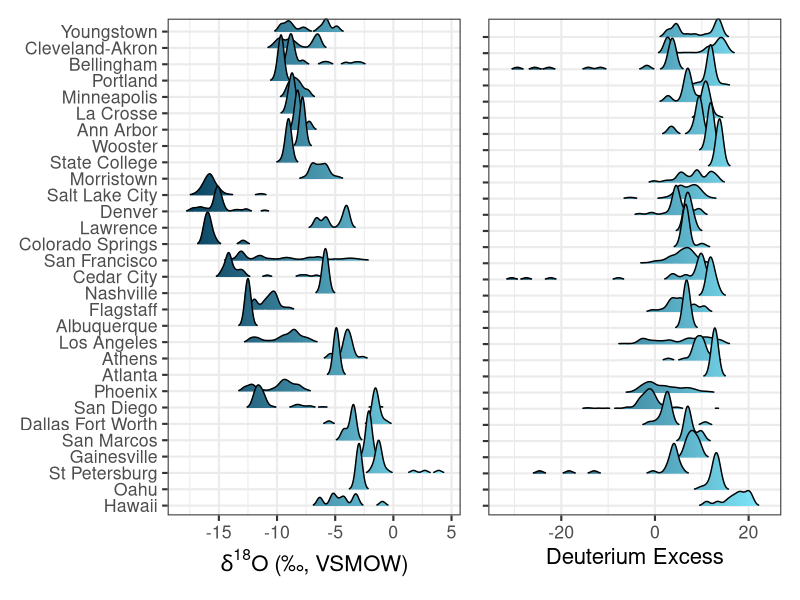
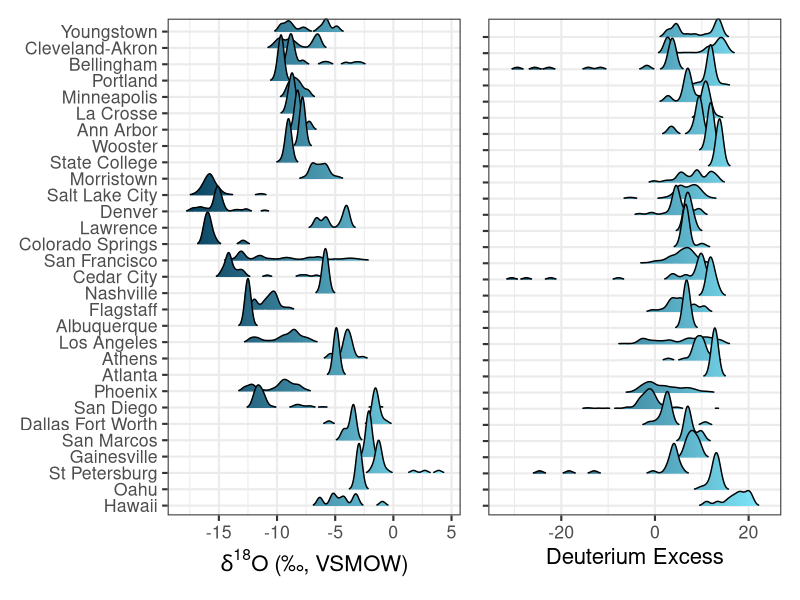

Write the R code that produced these figures, in order.
# Ridge Plots for Figure 3 ------------------------------------------------

library(tidyverse); library(ggridges); library(patchwork)

tapData <- read_csv("data/cityWater.csv", 
                    col_types = cols(cluster_ID = col_character()))

#Oxygen Latitude North-South
density <- tapData %>%
  mutate(cluster_location = fct_relevel(cluster_location, 
                                        "Hawaii","Oahu","St Petersburg",
                                        "Gainesville","San Marcos","Dallas Fort Worth",
                                        "San Diego", "Phoenix","Atlanta","Athens",
                                        "Los Angeles","Albuquerque", "Flagstaff",
                                        "Nashville","Cedar City", "San Francisco",
                                        "Colorado Springs","Lawrence","Denver",
                                        "Salt Lake City","Morristown","State College",
                                        "Wooster","Ann Arbor","La Crosse","Minneapolis",
                                        "Portland","Bellingham")) 


DensPlot_d18O <- ggplot(density, 
                        aes(x = `d18O`, y = `cluster_location`, fill = ..x..)) + 
  geom_density_ridges_gradient(scale = 3, rel_min_height = 0.01) +
  scale_fill_gradient(low = "#003f5c", high = "#84edff", na.value = NA) +
  theme_bw(base_size = 16) +
  theme(
    legend.position="none",
    axis.title.y=element_blank(),
    panel.spacing = unit(0.1, "lines"),
    strip.text.x = element_text(size = 8)
  ) +
  labs(
    x = expression(paste(delta^18, "O", " (\u2030, VSMOW)"))
  ) 

DensPlot_d_ex <- ggplot(density, aes(x = d_ex, y = cluster_location, fill = ..x..)) +
  geom_density_ridges_gradient(scale = 3, rel_min_height = 0.01) +
  scale_fill_gradient(low = "#003f5c", high = "#84edff", na.value = NA) +
  #labs(title = 'Cities') +
  theme_bw(base_size = 16) +
  theme(axis.text.y=element_blank(),
        axis.title.y=element_blank(),
        legend.position="none") + 
  labs(
    x = "Deuterium Excess"
  )

DensPlot_d18O + DensPlot_d_ex  
ggsave("figures/densityRidges.pdf", width=12, height=5, units="in", dpi=300)
